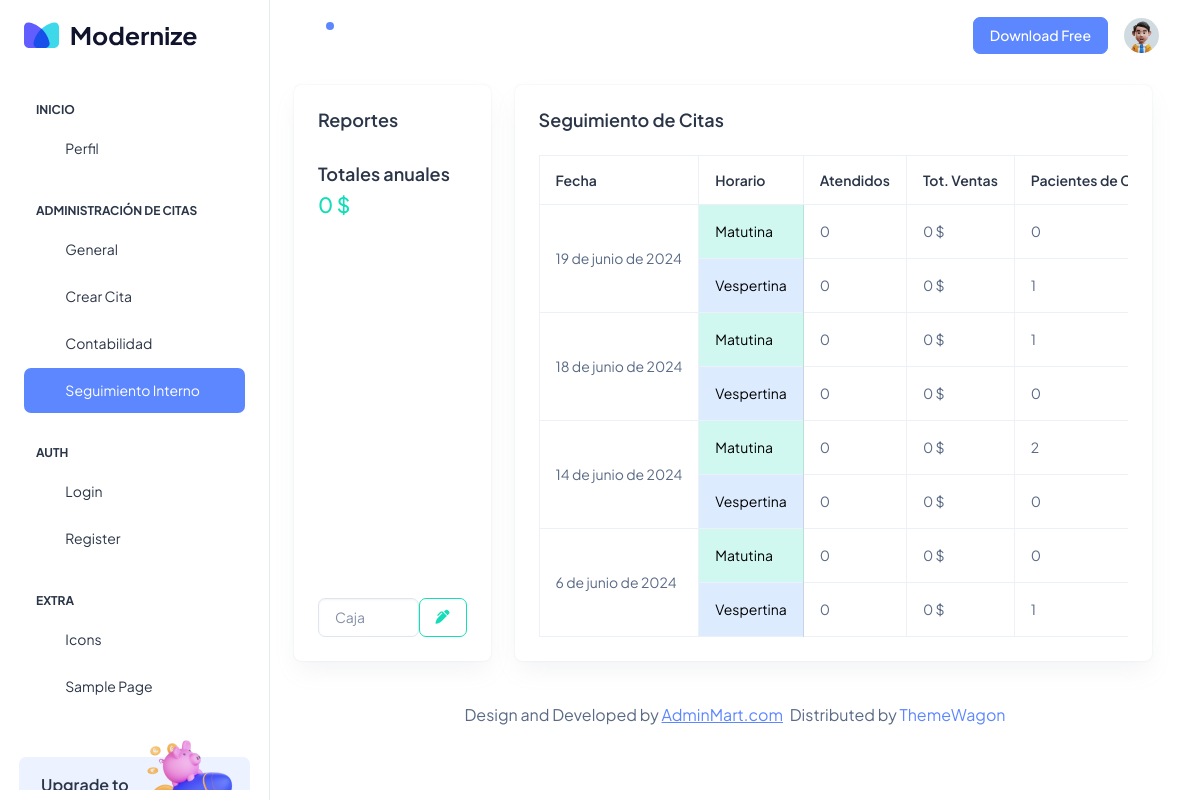
/adci_inicio/cont_inicio/cont_int/ (signed in), run on the app's committed database.
### Aplicaciones/Citas/models.py (models this page shows, shortened)
class CitaSol(models.Model):
    id=models.AutoField(primary_key=True)
    fech_da=models.DateField()
    time_da=models.TimeField()
    cort_da=models.BooleanField(default=False)
    nom_da=models.CharField(max_length=150)
    telf_da=models.CharField(max_length=10)
    est_da=models.BooleanField(default=False)

### Aplicaciones/Citas/views.py (the view, shortened to what this page needs)
# urls.py: path('adci_inicio/cont_inicio/cont_int/',views.cont_int, name='cont_int'),
@login_required
@custom_login_required
def cont_int(request):
    citabdd = CitaSol.objects.all()
    factbdd = FactCitas.objects.all()
    citas_por_fecha = defaultdict(lambda: {
        'matutina': {'atendidos': 0, 'ventas': 0, 'cortesias': 0},
        'vespertina': {'atendidos': 0, 'ventas': 0, 'cortesias': 0}
    })
    for cita in citabdd:
        turno = 'matutina' if cita.time_da < time(12) else 'vespertina'
        if cita.cort_da:
            citas_por_fecha[cita.fech_da][turno]['cortesias'] += 1
        if cita.est_da:
            citas_por_fecha[cita.fech_da][turno]['atendidos'] += 1
    total_anual = 0
    citas_por_fecha_ordenadas = OrderedDict(
        sorted(citas_por_fecha.items(), key=lambda item: item[0], reverse=True)
    )
    totales = {
        'total_anual': total_anual
    }
    context = {
        'citas_por_fecha': citas_por_fecha_ordenadas,
        'totales': totales  # Agregar el total anual al contexto
    }
    return render(request, 'cont_int.html', context)

### Aplicaciones/Citas/templates/cont_int.html (shortened to what this page needs)
{% extends 'adci_plantilla.html' %}
{% block usci_contenido %}
<div class="row">
  <div class="col-lg-3 d-flex align-items-stretch">
    <div class="card w-100">
      <div class="card-body d-flex flex-column p-4">
        <div class="mb-4">
          <h5 class="card-title fw-semibold">Reportes</h5>
        </div>
        <div class="mb-4">
          <h5 class="card-title fw-semibold">Totales anuales</h5>
          <h4 class=" text-success">{{ totales.total_anual }} $</h4>
        </div>
        <div class="mt-auto d-flex">
          <input type="text" name="" value="" class="form-control" placeholder="Caja">
          <a href="#" class="btn btn-outline-success"><i class="fa-solid fa-pen-clip"></i></a>
        </div>
      </div>
    </div>
  </div>
  <div class="col-lg-9 d-flex align-items-stretch">
    <div class="card w-100">
      <div class="card-body p-4">
        <h5 class="card-title fw-semibold mb-4">Seguimiento de Citas</h5>
        <div class="table-responsive">
          <table id="tbl_cont" class="table text-nowrap mb-0 align-middle table-bordered">
              <thead class="text-dark fs-4">
                  <tr>
                      <th class="border-bottom-0">
                          <h6 class="fw-semibold mb-0">Fecha</h6>
                      </th>
                      <th class="border-bottom-0">
                          <h6 class="fw-semibold mb-0">Horario</h6>
                      </th>
                      <th class="border-bottom-0">
                          <h6 class="fw-semibold mb-0">Atendidos</h6>
                      </th>
                      <th class="border-bottom-0">
                          <h6 class="fw-semibold mb-0">Tot. Ventas</h6>
                      </th>
                      <th class="border-bottom-0">
                          <h6 class="fw-semibold mb-0">Pacientes de Cortesía</h6>
                      </th>
                  </tr>
              </thead>
              <tbody>
                  {% for fecha, datos in citas_por_fecha.items %}
                      <tr>
                          <td rowspan="2">{{ fecha }}</td>
                          <td class="table-success">Matutina</td>
                          <td>{{ datos.matutina.atendidos }}</td>
                          <td>{{ datos.matutina.ventas }} $</td>
                          <td>{{ datos.matutina.cortesias }}</td>
                      </tr>
                      <tr>
                          <td class="table-info">Vespertina</td>
                          <td>{{ datos.vespertina.atendidos }}</td>
                          <td>{{ datos.vespertina.ventas }} $</td>
                          <td>{{ datos.vespertina.cortesias }}</td>
                      </tr>
                  {% endfor %}
              </tbody>
          </table>
        </div>
      </div>
    </div>
  </div>
</div>
{% endblock %}

### data on the page
CitaSol: citas_por_fecha "19 de junio de 2024"
CitaSol: citas_por_fecha "18 de junio de 2024"
CitaSol: citas_por_fecha "14 de junio de 2024"
CitaSol: citas_por_fecha "6 de junio de 2024"

### other printed values
{{ totales.total_anual }} "0"
{{ datos.matutina.atendidos }} "0" "0" "0" "0"
{{ datos.matutina.ventas }} "0" "0" "0" "0"
{{ datos.matutina.cortesias }} "0" "1" "2" "0"
{{ datos.vespertina.atendidos }} "0" "0" "0" "0"
{{ datos.vespertina.ventas }} "0" "0" "0" "0"
{{ datos.vespertina.cortesias }} "1" "0" "0" "1"
